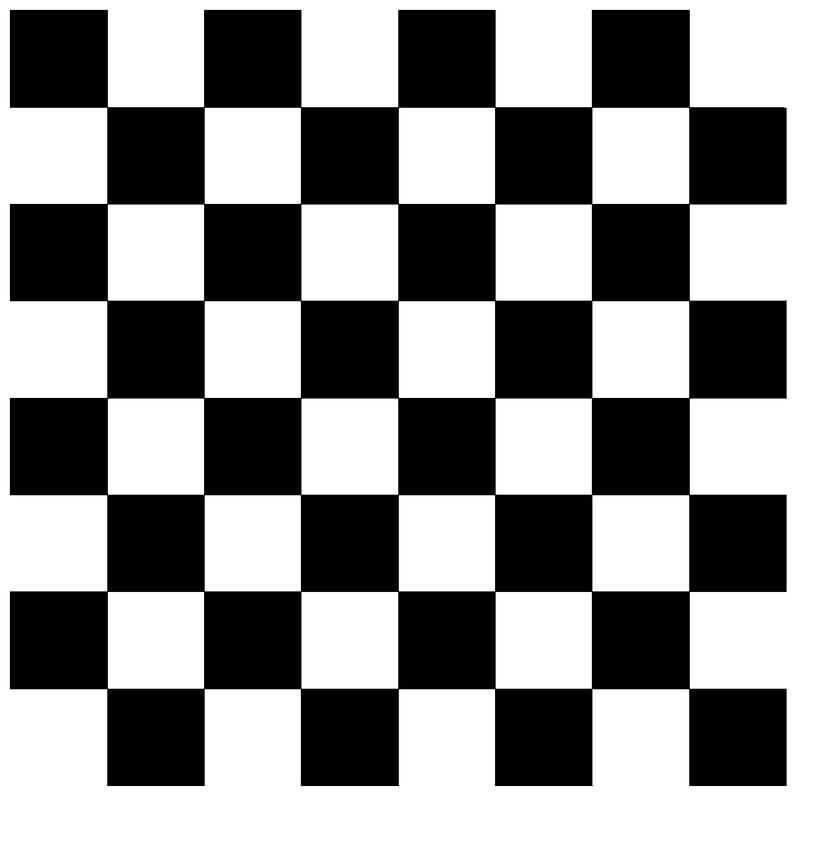
#> input picture checkers/pattern.png, 814 x 867 px, shrunk from 1396 x 1488 before the run
$ python board-recognition.py
#> lines starting #> are read from the running program, lines starting #| are printed output that depends on the picture; after the words box and inside, x2 and y2 are one past the last pixel; in counts of white or black regions, pixels touching at a corner belong together
import cv2
import os
from enum import Enum
import numpy as np


def save_image(img, prefix):
    suffix = 1
    found = False
    extension = '.png'
    while not found:
        name = str(prefix) + str(suffix) + str(extension)
        exists = os.path.isfile(name)
        if exists:
            suffix = suffix + 1
        else:
            found = True
            cv2.imwrite(name, img)
            print('Image saved to ' + str(name))


class Field(Enum):
    WHITE = 1
    BLACK = 2
    BLACK_WITH_PLAYER_1 = 3
    BLACK_WITH_PLAYER_2 = 4


board_shape = [8, 8]
board = np.array(board_shape)


if __name__ == '__main__':
    pattern = cv2.imread('pattern.png', cv2.IMREAD_GRAYSCALE)
#> pattern is the input picture: shape (867, 814); min 0, max 255, mean 144.9
    ret, left_corners = cv2.findChessboardCorners(pattern, (board_shape[0]-1, board_shape[1]-1))
#> ret = True; left_corners = 49 rows, first 8: [107, 107.1], [203.8, 107], [300.6, 107], [398, 107], [494.8, 107], [591.6, 106.9], [688.9, 107.1], [107.2, 203.7]
    pattern_with_corners = pattern
    for corner in left_corners:
        coord = np.array([int(corner.item((0, 0))), int(corner.item((0, 1)))])
        print(coord)
        cv2.circle(pattern_with_corners, (coord[0], coord[1]), 10, (255, 0, 0), -1)
#> this loop made 49 passes
#> (corner, coord) on passes 1 to 12: ([[107, 107.1]], [107, 107]), ([[203.8, 107]], [203, 107]), ([[300.6, 107]], [300, 107]), ([[398, 107]], [398, 106]), ([[494.8, 107]], [494, 106]), ([[591.6, 106.9]], [591, 106]), ([[688.9, 107.1]], [688, 107]), ([[107.2, 203.7]], [107, 203]), ([[203.9, 203.6]], [203, 203]), ([[300.6, 203.6]], [300, 203]), ([[398.1, 203.6]], [398, 203]), ([[494.7, 203.6]], [494, 203])
#| [107 107]
#| [203 107]
#| [300 107]
#| [398 106]
#| [494 106]
#| [591 106]
#| [688 107]
#| [107 203]
#> (further printed lines are left out)
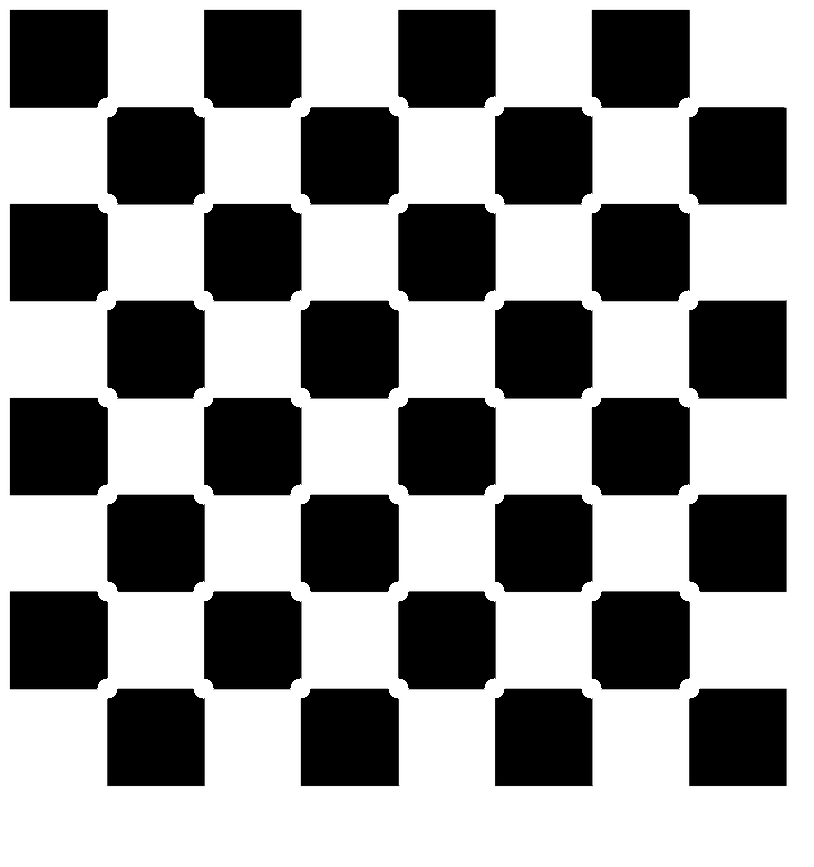
#> pattern_with_corners: shape (867, 814); 1.52% of pixels changed, all inside (x1, y1, x2, y2) = (96, 96, 700, 699)

    save_image(pattern_with_corners, 'pattern_with_corners')
#> after the loop in save_image, `while not found:`: suffix = 1

$ run again, with checkers/chessboard.png copied over checkers/pattern.png
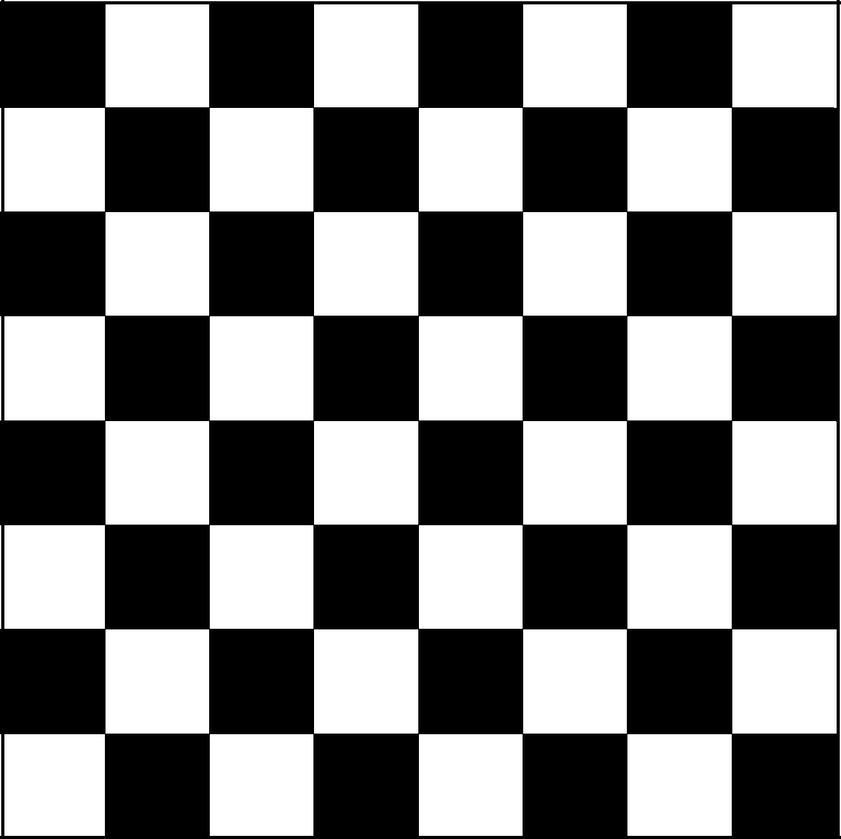
#> input picture checkers/chessboard.png, 841 x 839 px, shrunk from 1339 x 1337 before the run
#> pattern is the input picture: shape (839, 841); min 0, max 255, mean 124.7
#> ret = True; left_corners = 49 rows, first 8: [104.6, 107.3], [209, 107.2], [313.2, 107.2], [418.2, 107.1], [522.4, 107.2], [626.7, 107.2], [731.5, 107.2], [104.7, 211.4]
#> the loop `for corner in left_corners:` made 49 passes
#> (corner, coord) on passes 1 to 8: ([[104.6, 107.3]], [104, 107]), ([[209, 107.2]], [208, 107]), ([[313.2, 107.2]], [313, 107]), ([[418.2, 107.1]], [418, 107]), ([[522.4, 107.2]], [522, 107]), ([[626.7, 107.2]], [626, 107]), ([[731.5, 107.2]], [731, 107]), ([[104.7, 211.4]], [104, 211])
#> (printed output is left out)
#> after the loop `for corner in left_corners:`:
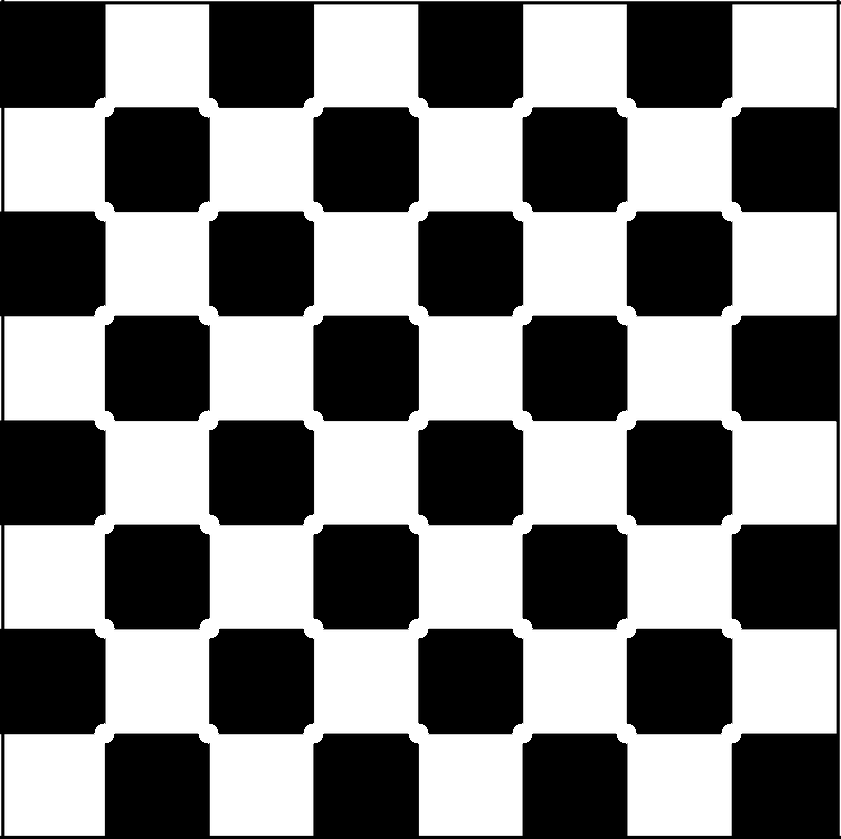
#> pattern_with_corners: shape (839, 841); 1.55% of pixels changed, all inside (x1, y1, x2, y2) = (94, 97, 742, 744)
#> after the loop in save_image, `while not found:`: suffix = 1

$ run again, with checkers/chessboard2.png copied over checkers/pattern.png
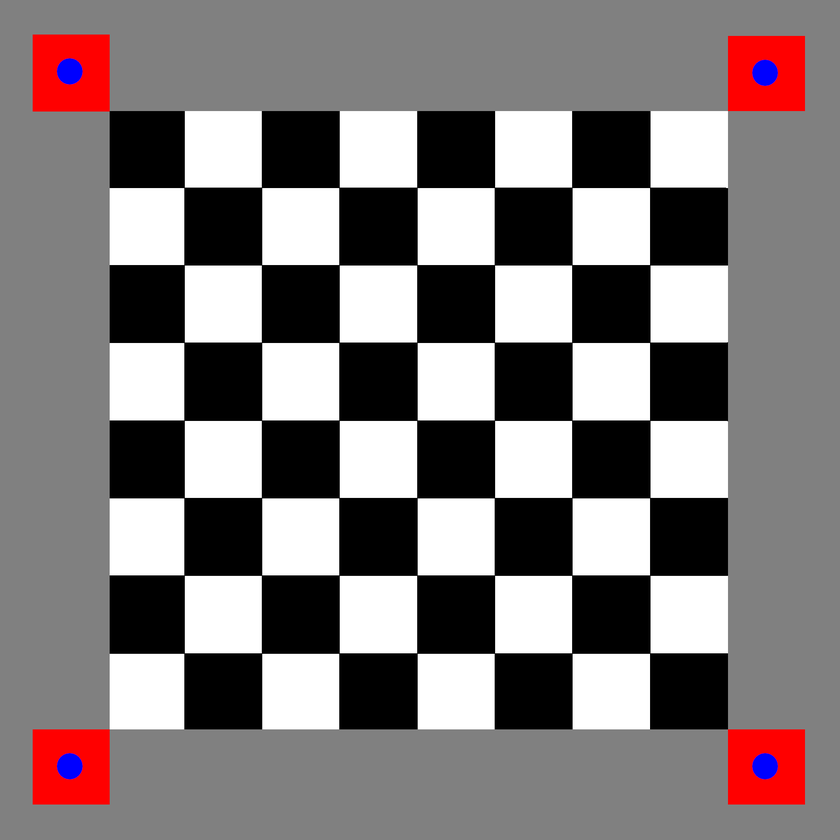
#> input picture checkers/chessboard2.png, 840 x 840 px, shrunk from 1800 x 1800 before the run
#> `pattern = cv2.imread('pattern.png', cv2.IMREAD_GRAYSCALE)`:
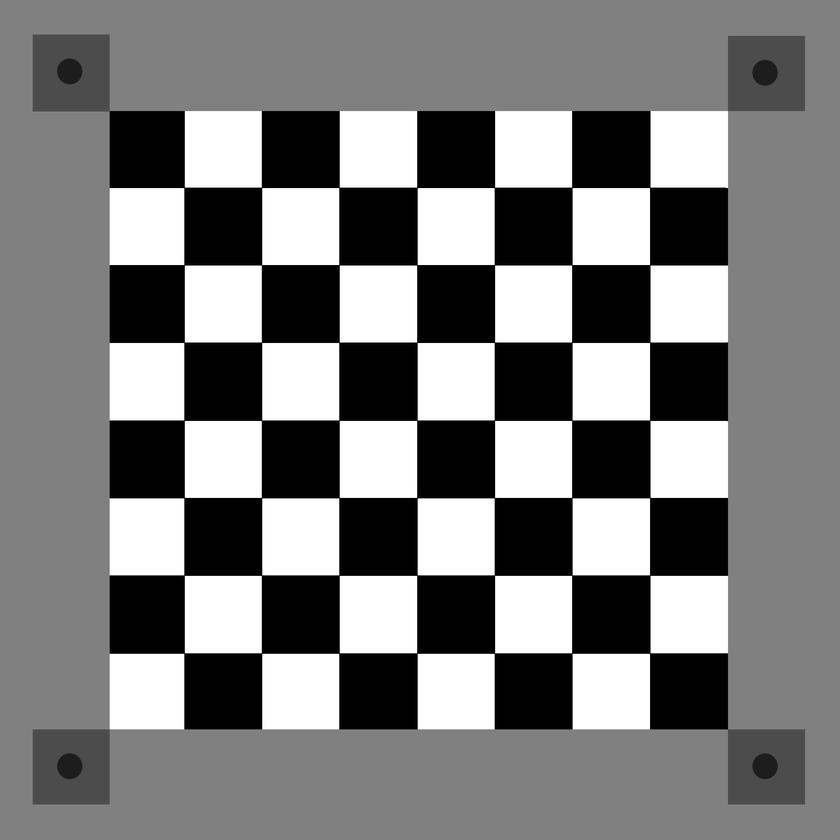
#> pattern: shape (840, 840); min 0, max 255, mean 125.2
#> ret = True; left_corners = 49 rows, first 8: [183.9, 187.5], [261.3, 187.3], [339, 187.5], [417, 187.5], [494.5, 187.5], [572, 187.5], [649.7, 187.5], [184.3, 265]
#> the loop `for corner in left_corners:` made 49 passes
#> (corner, coord) on passes 1 to 8: ([[183.9, 187.5]], [183, 187]), ([[261.3, 187.3]], [261, 187]), ([[339, 187.5]], [338, 187]), ([[417, 187.5]], [416, 187]), ([[494.5, 187.5]], [494, 187]), ([[572, 187.5]], [571, 187]), ([[649.7, 187.5]], [649, 187]), ([[184.3, 265]], [184, 264])
#> (printed output is left out)
#> after the loop `for corner in left_corners:`:
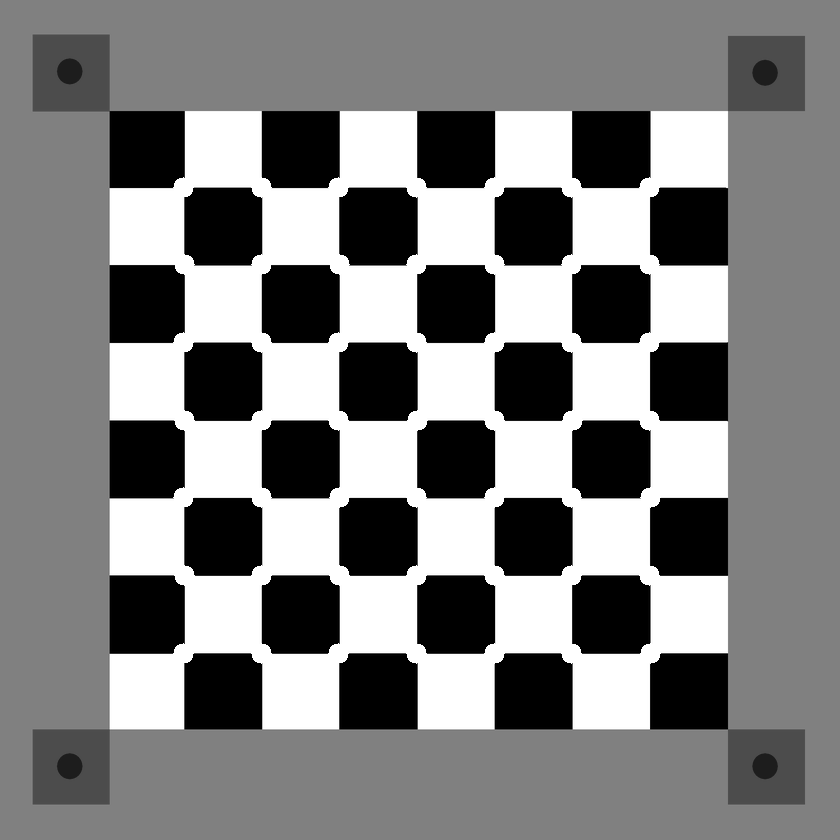
#> pattern_with_corners: shape (840, 840); 1.51% of pixels changed, all inside (x1, y1, x2, y2) = (173, 177, 661, 664)
#> after the loop in save_image, `while not found:`: suffix = 1
